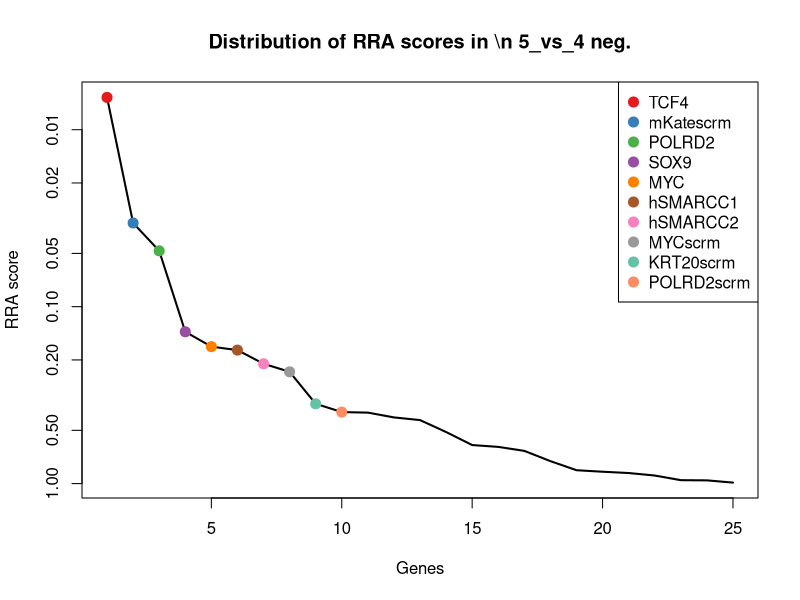
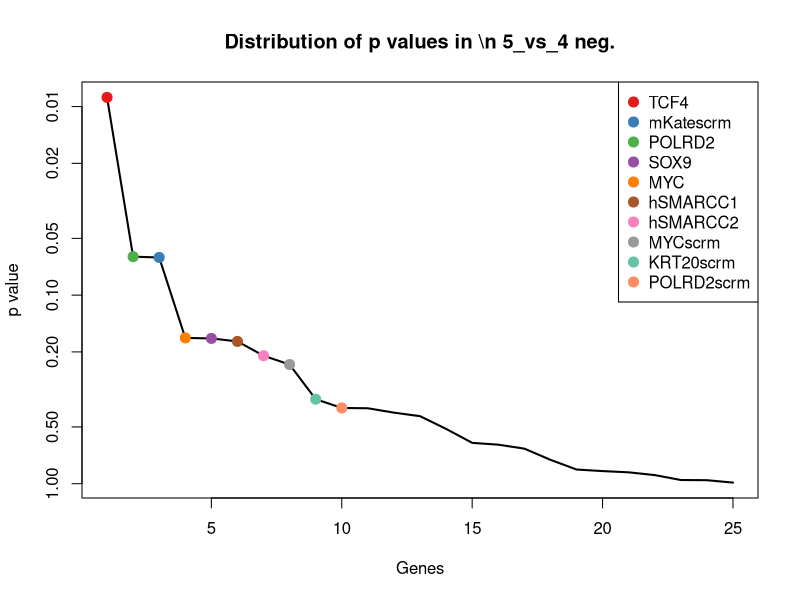
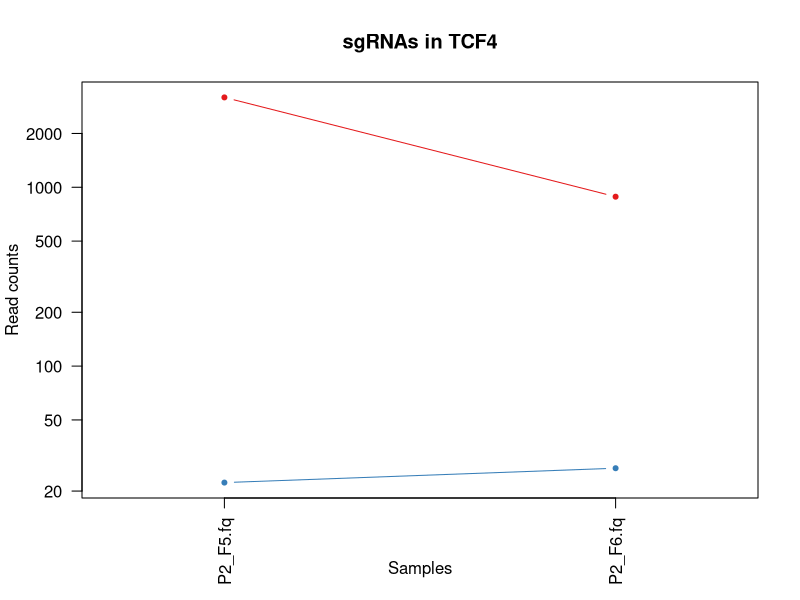
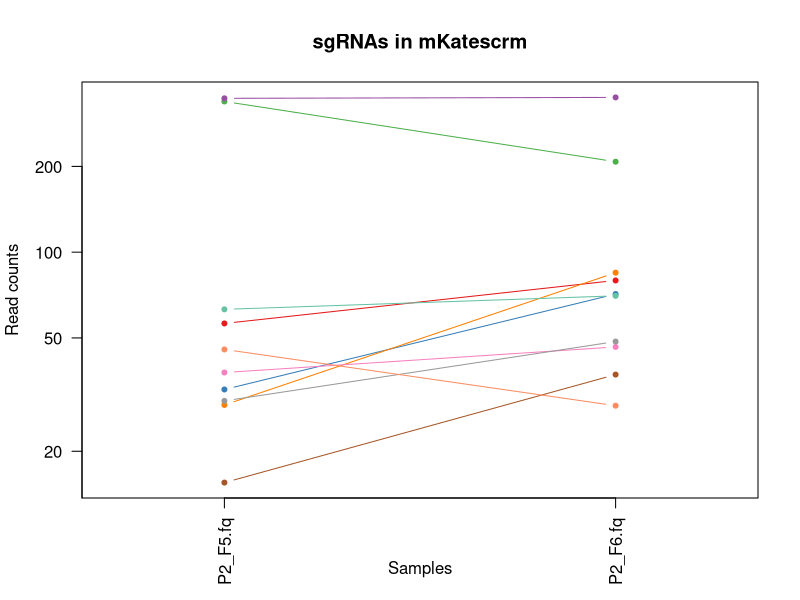
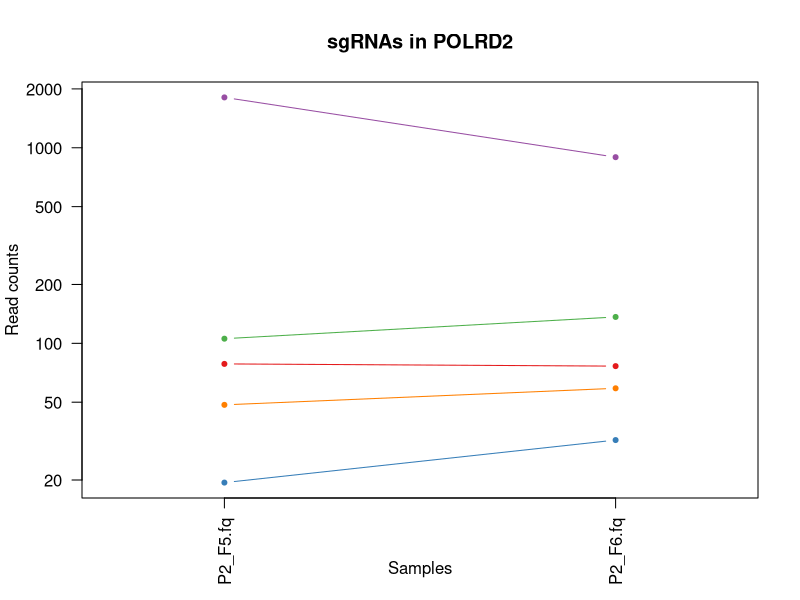
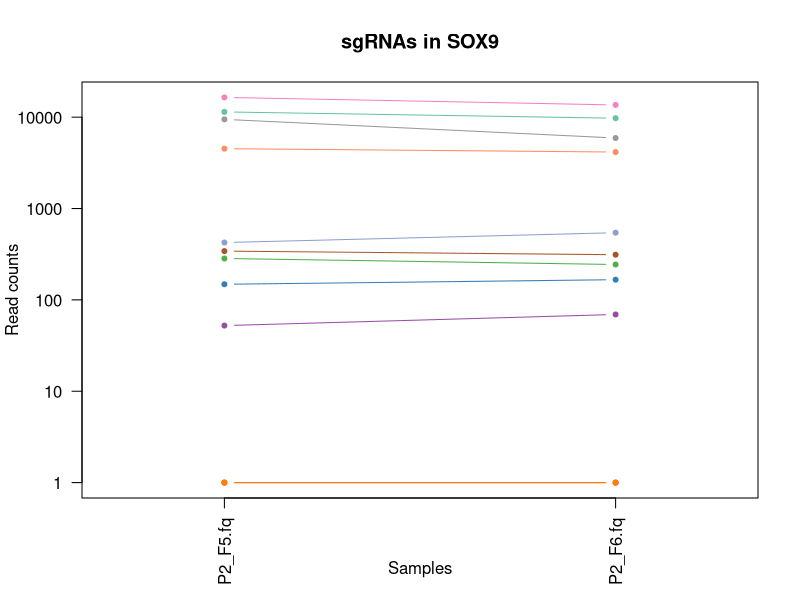
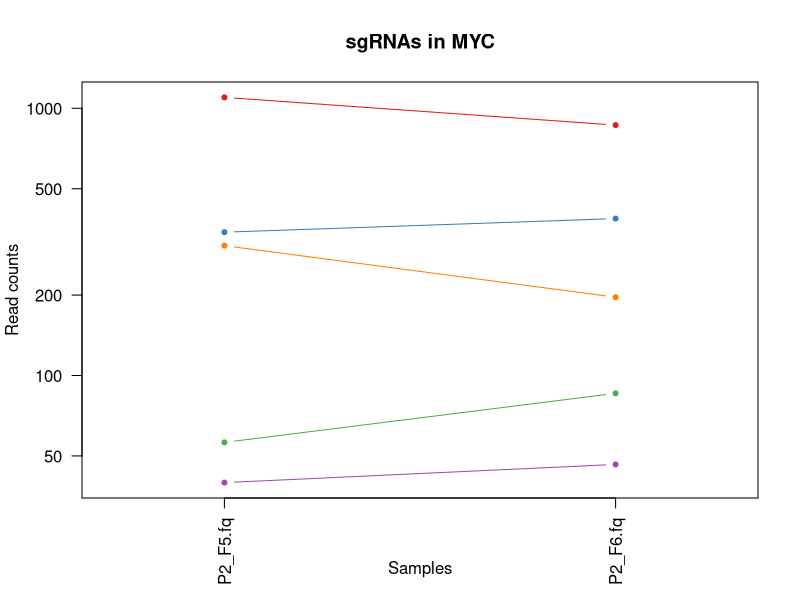
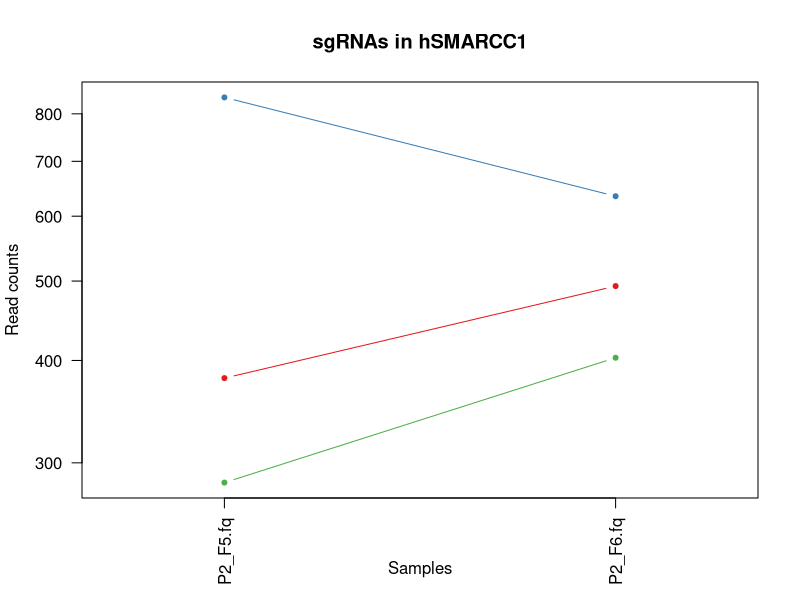

Write the R code that produced these figures, in order. (Note: this script raises an error after producing the figures.)
pdf(file='P2_45_day7.pdf',width=4.5,height=4.5);
gstable=read.table('P2_45_day7.gene_summary.txt',header=T)
# 
#
# parameters
# Do not modify the variables beginning with "__"

# gstablename='__GENE_SUMMARY_FILE__'
startindex=3
# outputfile='__OUTPUT_FILE__'
targetgenelist=c("TCF4","mKatescrm","POLRD2","SOX9","MYC","hSMARCC1","hSMARCC2","MYCscrm","KRT20scrm","POLRD2scrm")
# samplelabel=sub('.\\w+.\\w+$','',colnames(gstable)[startindex]);
samplelabel='5_vs_4 neg.'


# You need to write some codes in front of this code:
# gstable=read.table(gstablename,header=T)
# pdf(file=outputfile,width=6,height=6)


# set up color using RColorBrewer
#library(RColorBrewer)
#colors <- brewer.pal(length(targetgenelist), "Set1")

colors=c( "#E41A1C", "#377EB8", "#4DAF4A", "#984EA3", "#FF7F00",  "#A65628", "#F781BF",
          "#999999", "#66C2A5", "#FC8D62", "#8DA0CB", "#E78AC3", "#A6D854", "#FFD92F", "#E5C494", "#B3B3B3", 
          "#8DD3C7", "#FFFFB3", "#BEBADA", "#FB8072", "#80B1D3", "#FDB462", "#B3DE69", "#FCCDE5",
          "#D9D9D9", "#BC80BD", "#CCEBC5", "#FFED6F")

######
# function definition

plotrankedvalues<-function(val, tglist, ...){
  
  plot(val,log='y',ylim=c(max(val),min(val)),type='l',lwd=2, ...)
  if(length(tglist)>0){
    for(i in 1:length(tglist)){
      targetgene=tglist[i];
      tx=which(names(val)==targetgene);ty=val[targetgene];
      points(tx,ty,col=colors[(i %% length(colors)) ],cex=2,pch=20)
      # text(tx+50,ty,targetgene,col=colors[i])
    }
    legend('topright',tglist,pch=20,pt.cex = 2,cex=1,col=colors)
  }
}



plotrandvalues<-function(val,targetgenelist, ...){
  # choose the one with the best distance distribution
  
  mindiffvalue=0;
  randval=val;
  for(i in 1:20){
    randval0=sample(val)
    vindex=sort(which(names(randval0) %in% targetgenelist))
    if(max(vindex)>0.9*length(val)){
      # print('pass...')
      next;
    }
    mindiffind=min(diff(vindex));
    if (mindiffind > mindiffvalue){
      mindiffvalue=mindiffind;
      randval=randval0;
      # print(paste('Diff: ',mindiffvalue))
    }
  }
  plot(randval,log='y',ylim=c(max(randval),min(randval)),pch=20,col='grey', ...)
  
  if(length(targetgenelist)>0){
    for(i in 1:length(targetgenelist)){
      targetgene=targetgenelist[i];
      tx=which(names(randval)==targetgene);ty=randval[targetgene];
      points(tx,ty,col=colors[(i %% length(colors)) ],cex=2,pch=20)
      text(tx+50,ty,targetgene,col=colors[i])
    }
  }
  
}




# set.seed(1235)



pvec=gstable[,startindex]
names(pvec)=gstable[,'id']
pvec=sort(pvec);

plotrankedvalues(pvec,targetgenelist,xlab='Genes',ylab='RRA score',main=paste('Distribution of RRA scores in \\n',samplelabel))

# plotrandvalues(pvec,targetgenelist,xlab='Genes',ylab='RRA score',main=paste('Distribution of RRA scores in \\n',samplelabel))


pvec=gstable[,startindex+1]
names(pvec)=gstable[,'id']
pvec=sort(pvec);

plotrankedvalues(pvec,targetgenelist,xlab='Genes',ylab='p value',main=paste('Distribution of p values in \\n',samplelabel))

# plotrandvalues(pvec,targetgenelist,xlab='Genes',ylab='p value',main=paste('Distribution of p values in \\n',samplelabel))



# you need to write after this code:
# dev.off()






# parameters
# Do not modify the variables beginning with "__"
targetmat=list(c(3180.533210437566,884.7831199432653),c(21.306860727657263,25.840628503015928))
targetgene="TCF4"
collabel=c("P2_F5.fq","P2_F6.fq")

# set up color using RColorBrewer
#library(RColorBrewer)
#colors <- brewer.pal(length(targetgenelist), "Set1")

colors=c( "#E41A1C", "#377EB8", "#4DAF4A", "#984EA3", "#FF7F00",  "#A65628", "#F781BF",
          "#999999", "#66C2A5", "#FC8D62", "#8DA0CB", "#E78AC3", "#A6D854", "#FFD92F", "#E5C494", "#B3B3B3", 
          "#8DD3C7", "#FFFFB3", "#BEBADA", "#FB8072", "#80B1D3", "#FDB462", "#B3DE69", "#FCCDE5",
          "#D9D9D9", "#BC80BD", "#CCEBC5", "#FFED6F")


## code

targetmatvec=unlist(targetmat)+1
yrange=range(targetmatvec[targetmatvec>0]);
# yrange[1]=1; # set the minimum value to 1
for(i in 1:length(targetmat)){
  vali=targetmat[[i]]+1;
  if(i==1){
    plot(1:length(vali),vali,type='b',las=1,pch=20,main=paste('sgRNAs in',targetgene),ylab='Read counts',xlab='Samples',xlim=c(0.7,length(vali)+0.3),ylim = yrange,col=colors[(i %% length(colors))],xaxt='n',log='y')
    axis(1,at=1:length(vali),labels=(collabel),las=2)
    # lines(0:100,rep(1,101),col='black');
  }else{
    lines(1:length(vali),vali,type='b',pch=20,col=colors[(i %% length(colors))])
  }
}




# parameters
# Do not modify the variables beginning with "__"
targetmat=list(c(55.20413915802109,78.55551064916843),c(31.960291091485896,70.28650952820333),c(337.0357969647604,206.72502802412743),c(345.75223998971103,348.3316722206547),c(28.086316413730028,83.72363634977161),c(14.527405041584498,36.1768799042223),c(36.80275943868073,45.47950616530803),c(29.054810083168995,47.546756445549306),c(61.98359484409386,69.25288438808269),c(44.55070879419246,27.907878783257203))
targetgene="mKatescrm"
collabel=c("P2_F5.fq","P2_F6.fq")

# set up color using RColorBrewer
#library(RColorBrewer)
#colors <- brewer.pal(length(targetgenelist), "Set1")

colors=c( "#E41A1C", "#377EB8", "#4DAF4A", "#984EA3", "#FF7F00",  "#A65628", "#F781BF",
          "#999999", "#66C2A5", "#FC8D62", "#8DA0CB", "#E78AC3", "#A6D854", "#FFD92F", "#E5C494", "#B3B3B3", 
          "#8DD3C7", "#FFFFB3", "#BEBADA", "#FB8072", "#80B1D3", "#FDB462", "#B3DE69", "#FCCDE5",
          "#D9D9D9", "#BC80BD", "#CCEBC5", "#FFED6F")


## code

targetmatvec=unlist(targetmat)+1
yrange=range(targetmatvec[targetmatvec>0]);
# yrange[1]=1; # set the minimum value to 1
for(i in 1:length(targetmat)){
  vali=targetmat[[i]]+1;
  if(i==1){
    plot(1:length(vali),vali,type='b',las=1,pch=20,main=paste('sgRNAs in',targetgene),ylab='Read counts',xlab='Samples',xlim=c(0.7,length(vali)+0.3),ylim = yrange,col=colors[(i %% length(colors))],xaxt='n',log='y')
    axis(1,at=1:length(vali),labels=(collabel),las=2)
    # lines(0:100,rep(1,101),col='black');
  }else{
    lines(1:length(vali),vali,type='b',pch=20,col=colors[(i %% length(colors))])
  }
}




# parameters
# Do not modify the variables beginning with "__"
targetmat=list(c(77.47949355511733,75.45463522880651),c(18.401379719340365,31.008754203619112),c(104.59731629940839,135.40489335580347),c(1808.1776808425504,894.0857462043512),c(47.45618980250936,57.883007846755675))
targetgene="POLRD2"
collabel=c("P2_F5.fq","P2_F6.fq")

# set up color using RColorBrewer
#library(RColorBrewer)
#colors <- brewer.pal(length(targetgenelist), "Set1")

colors=c( "#E41A1C", "#377EB8", "#4DAF4A", "#984EA3", "#FF7F00",  "#A65628", "#F781BF",
          "#999999", "#66C2A5", "#FC8D62", "#8DA0CB", "#E78AC3", "#A6D854", "#FFD92F", "#E5C494", "#B3B3B3", 
          "#8DD3C7", "#FFFFB3", "#BEBADA", "#FB8072", "#80B1D3", "#FDB462", "#B3DE69", "#FCCDE5",
          "#D9D9D9", "#BC80BD", "#CCEBC5", "#FFED6F")


## code

targetmatvec=unlist(targetmat)+1
yrange=range(targetmatvec[targetmatvec>0]);
# yrange[1]=1; # set the minimum value to 1
for(i in 1:length(targetmat)){
  vali=targetmat[[i]]+1;
  if(i==1){
    plot(1:length(vali),vali,type='b',las=1,pch=20,main=paste('sgRNAs in',targetgene),ylab='Read counts',xlab='Samples',xlim=c(0.7,length(vali)+0.3),ylim = yrange,col=colors[(i %% length(colors))],xaxt='n',log='y')
    axis(1,at=1:length(vali),labels=(collabel),las=2)
    # lines(0:100,rep(1,101),col='black');
  }else{
    lines(1:length(vali),vali,type='b',pch=20,col=colors[(i %% length(colors))])
  }
}




# parameters
# Do not modify the variables beginning with "__"
targetmat=list(c(0.0,0.0),c(147.21103775472292,165.38002241930195),c(282.8001514761782,242.90190792834971),c(51.330164480265225,68.21925924796204),c(0.0,0.0),c(340.9097716425162,311.12116717631176),c(16454.707443768042,13601.473218847465),c(9462.183150418703,5911.302176349924),c(11414.66638800766,9738.816070216642),c(4518.991461602218,4152.072187864599),c(423.2317335448284,542.6531985633345))
targetgene="SOX9"
collabel=c("P2_F5.fq","P2_F6.fq")

# set up color using RColorBrewer
#library(RColorBrewer)
#colors <- brewer.pal(length(targetgenelist), "Set1")

colors=c( "#E41A1C", "#377EB8", "#4DAF4A", "#984EA3", "#FF7F00",  "#A65628", "#F781BF",
          "#999999", "#66C2A5", "#FC8D62", "#8DA0CB", "#E78AC3", "#A6D854", "#FFD92F", "#E5C494", "#B3B3B3", 
          "#8DD3C7", "#FFFFB3", "#BEBADA", "#FB8072", "#80B1D3", "#FDB462", "#B3DE69", "#FCCDE5",
          "#D9D9D9", "#BC80BD", "#CCEBC5", "#FFED6F")


## code

targetmatvec=unlist(targetmat)+1
yrange=range(targetmatvec[targetmatvec>0]);
# yrange[1]=1; # set the minimum value to 1
for(i in 1:length(targetmat)){
  vali=targetmat[[i]]+1;
  if(i==1){
    plot(1:length(vali),vali,type='b',las=1,pch=20,main=paste('sgRNAs in',targetgene),ylab='Read counts',xlab='Samples',xlim=c(0.7,length(vali)+0.3),ylim = yrange,col=colors[(i %% length(colors))],xaxt='n',log='y')
    axis(1,at=1:length(vali),labels=(collabel),las=2)
    # lines(0:100,rep(1,101),col='black');
  }else{
    lines(1:length(vali),vali,type='b',pch=20,col=colors[(i %% length(colors))])
  }
}




# parameters
# Do not modify the variables beginning with "__"
targetmat=list(c(1097.303327474349,864.1106171408526),c(342.84675898139415,385.54217726499763),c(55.20413915802109,84.75726148989224),c(38.739746777558665,45.47950616530803),c(305.07550587327444,195.3551514828004))
targetgene="MYC"
collabel=c("P2_F5.fq","P2_F6.fq")

# set up color using RColorBrewer
#library(RColorBrewer)
#colors <- brewer.pal(length(targetgenelist), "Set1")

colors=c( "#E41A1C", "#377EB8", "#4DAF4A", "#984EA3", "#FF7F00",  "#A65628", "#F781BF",
          "#999999", "#66C2A5", "#FC8D62", "#8DA0CB", "#E78AC3", "#A6D854", "#FFD92F", "#E5C494", "#B3B3B3", 
          "#8DD3C7", "#FFFFB3", "#BEBADA", "#FB8072", "#80B1D3", "#FDB462", "#B3DE69", "#FCCDE5",
          "#D9D9D9", "#BC80BD", "#CCEBC5", "#FFED6F")


## code

targetmatvec=unlist(targetmat)+1
yrange=range(targetmatvec[targetmatvec>0]);
# yrange[1]=1; # set the minimum value to 1
for(i in 1:length(targetmat)){
  vali=targetmat[[i]]+1;
  if(i==1){
    plot(1:length(vali),vali,type='b',las=1,pch=20,main=paste('sgRNAs in',targetgene),ylab='Read counts',xlab='Samples',xlim=c(0.7,length(vali)+0.3),ylim = yrange,col=colors[(i %% length(colors))],xaxt='n',log='y')
    axis(1,at=1:length(vali),labels=(collabel),las=2)
    # lines(0:100,rep(1,101),col='black');
  }else{
    lines(1:length(vali),vali,type='b',pch=20,col=colors[(i %% length(colors))])
  }
}




# parameters
# Do not modify the variables beginning with "__"
targetmat=list(c(379.64951842007486,492.00556669742326),c(836.7785303952671,633.6122108939505),c(282.8001514761782,402.08017950692783))
targetgene="hSMARCC1"
collabel=c("P2_F5.fq","P2_F6.fq")

# set up color using RColorBrewer
#library(RColorBrewer)
#colors <- brewer.pal(length(targetgenelist), "Set1")

colors=c( "#E41A1C", "#377EB8", "#4DAF4A", "#984EA3", "#FF7F00",  "#A65628", "#F781BF",
          "#999999", "#66C2A5", "#FC8D62", "#8DA0CB", "#E78AC3", "#A6D854", "#FFD92F", "#E5C494", "#B3B3B3", 
          "#8DD3C7", "#FFFFB3", "#BEBADA", "#FB8072", "#80B1D3", "#FDB462", "#B3DE69", "#FCCDE5",
          "#D9D9D9", "#BC80BD", "#CCEBC5", "#FFED6F")


## code

targetmatvec=unlist(targetmat)+1
yrange=range(targetmatvec[targetmatvec>0]);
# yrange[1]=1; # set the minimum value to 1
for(i in 1:length(targetmat)){
  vali=targetmat[[i]]+1;
  if(i==1){
    plot(1:length(vali),vali,type='b',las=1,pch=20,main=paste('sgRNAs in',targetgene),ylab='Read counts',xlab='Samples',xlim=c(0.7,length(vali)+0.3),ylim = yrange,col=colors[(i %% length(colors))],xaxt='n',log='y')
    axis(1,at=1:length(vali),labels=(collabel),las=2)
    # lines(0:100,rep(1,101),col='black');
  }else{
    lines(1:length(vali),vali,type='b',pch=20,col=colors[(i %% length(colors))])
  }
}




# parameters
# Do not modify the variables beginning with "__"
targetmat=list(c(71.66853153848352,120.93414139411455),c(3375.2004379947984,2653.3157346896755),c(116.21924033267598,120.93414139411455))
targetgene="hSMARCC2"
collabel=c("P2_F5.fq","P2_F6.fq")

# set up color using RColorBrewer
#library(RColorBrewer)
#colors <- brewer.pal(length(targetgenelist), "Set1")

colors=c( "#E41A1C", "#377EB8", "#4DAF4A", "#984EA3", "#FF7F00",  "#A65628", "#F781BF",
          "#999999", "#66C2A5", "#FC8D62", "#8DA0CB", "#E78AC3", "#A6D854", "#FFD92F", "#E5C494", "#B3B3B3", 
          "#8DD3C7", "#FFFFB3", "#BEBADA", "#FB8072", "#80B1D3", "#FDB462", "#B3DE69", "#FCCDE5",
          "#D9D9D9", "#BC80BD", "#CCEBC5", "#FFED6F")


## code

targetmatvec=unlist(targetmat)+1
yrange=range(targetmatvec[targetmatvec>0]);
# yrange[1]=1; # set the minimum value to 1
for(i in 1:length(targetmat)){
  vali=targetmat[[i]]+1;
  if(i==1){
    plot(1:length(vali),vali,type='b',las=1,pch=20,main=paste('sgRNAs in',targetgene),ylab='Read counts',xlab='Samples',xlim=c(0.7,length(vali)+0.3),ylim = yrange,col=colors[(i %% length(colors))],xaxt='n',log='y')
    axis(1,at=1:length(vali),labels=(collabel),las=2)
    # lines(0:100,rep(1,101),col='black');
  }else{
    lines(1:length(vali),vali,type='b',pch=20,col=colors[(i %% length(colors))])
  }
}




# parameters
# Do not modify the variables beginning with "__"
targetmat=list(c(1427.5596687530367,1380.9231872011712))
targetgene="MYCscrm"
collabel=c("P2_F5.fq","P2_F6.fq")

# set up color using RColorBrewer
#library(RColorBrewer)
#colors <- brewer.pal(length(targetgenelist), "Set1")

colors=c( "#E41A1C", "#377EB8", "#4DAF4A", "#984EA3", "#FF7F00",  "#A65628", "#F781BF",
          "#999999", "#66C2A5", "#FC8D62", "#8DA0CB", "#E78AC3", "#A6D854", "#FFD92F", "#E5C494", "#B3B3B3", 
          "#8DD3C7", "#FFFFB3", "#BEBADA", "#FB8072", "#80B1D3", "#FDB462", "#B3DE69", "#FCCDE5",
          "#D9D9D9", "#BC80BD", "#CCEBC5", "#FFED6F")


## code

targetmatvec=unlist(targetmat)+1
yrange=range(targetmatvec[targetmatvec>0]);
# yrange[1]=1; # set the minimum value to 1
for(i in 1:length(targetmat)){
  vali=targetmat[[i]]+1;
  if(i==1){
    plot(1:length(vali),vali,type='b',las=1,pch=20,main=paste('sgRNAs in',targetgene),ylab='Read counts',xlab='Samples',xlim=c(0.7,length(vali)+0.3),ylim = yrange,col=colors[(i %% length(colors))],xaxt='n',log='y')
    axis(1,at=1:length(vali),labels=(collabel),las=2)
    # lines(0:100,rep(1,101),col='black');
  }else{
    lines(1:length(vali),vali,type='b',pch=20,col=colors[(i %% length(colors))])
  }
}




# parameters
# Do not modify the variables beginning with "__"
targetmat=list(c(23.243848066535197,40.31138046470485),c(191.76174654891537,213.96040400497188),c(101.69183529109148,94.05988775097798),c(34.8657720998028,62.017508407238225),c(12.590417702706565,45.47950616530803),c(2883.2056539198034,1935.9798874459534),c(321.5398982537369,330.7600448386039),c(105.56580996884735,150.90927045761302),c(2918.071426019606,2939.629898503092),c(569.4742776301123,747.3109763072206))
targetgene="KRT20scrm"
collabel=c("P2_F5.fq","P2_F6.fq")

# set up color using RColorBrewer
#library(RColorBrewer)
#colors <- brewer.pal(length(targetgenelist), "Set1")

colors=c( "#E41A1C", "#377EB8", "#4DAF4A", "#984EA3", "#FF7F00",  "#A65628", "#F781BF",
          "#999999", "#66C2A5", "#FC8D62", "#8DA0CB", "#E78AC3", "#A6D854", "#FFD92F", "#E5C494", "#B3B3B3", 
          "#8DD3C7", "#FFFFB3", "#BEBADA", "#FB8072", "#80B1D3", "#FDB462", "#B3DE69", "#FCCDE5",
          "#D9D9D9", "#BC80BD", "#CCEBC5", "#FFED6F")


## code

targetmatvec=unlist(targetmat)+1
yrange=range(targetmatvec[targetmatvec>0]);
# yrange[1]=1; # set the minimum value to 1
for(i in 1:length(targetmat)){
  vali=targetmat[[i]]+1;
  if(i==1){
    plot(1:length(vali),vali,type='b',las=1,pch=20,main=paste('sgRNAs in',targetgene),ylab='Read counts',xlab='Samples',xlim=c(0.7,length(vali)+0.3),ylim = yrange,col=colors[(i %% length(colors))],xaxt='n',log='y')
    axis(1,at=1:length(vali),labels=(collabel),las=2)
    # lines(0:100,rep(1,101),col='black');
  }else{
    lines(1:length(vali),vali,type='b',pch=20,col=colors[(i %% length(colors))])
  }
}




# parameters
# Do not modify the variables beginning with "__"
targetmat=list(c(61.015101174654895,115.76601569351135),c(232.43848066535196,183.9852749414734),c(144.305556746406,158.14464643845747),c(165.61241747406328,176.74989896062894),c(348.65772099802797,317.3229180170356))
targetgene="POLRD2scrm"
collabel=c("P2_F5.fq","P2_F6.fq")

# set up color using RColorBrewer
#library(RColorBrewer)
#colors <- brewer.pal(length(targetgenelist), "Set1")

colors=c( "#E41A1C", "#377EB8", "#4DAF4A", "#984EA3", "#FF7F00",  "#A65628", "#F781BF",
          "#999999", "#66C2A5", "#FC8D62", "#8DA0CB", "#E78AC3", "#A6D854", "#FFD92F", "#E5C494", "#B3B3B3", 
          "#8DD3C7", "#FFFFB3", "#BEBADA", "#FB8072", "#80B1D3", "#FDB462", "#B3DE69", "#FCCDE5",
          "#D9D9D9", "#BC80BD", "#CCEBC5", "#FFED6F")


## code

targetmatvec=unlist(targetmat)+1
yrange=range(targetmatvec[targetmatvec>0]);
# yrange[1]=1; # set the minimum value to 1
for(i in 1:length(targetmat)){
  vali=targetmat[[i]]+1;
  if(i==1){
    plot(1:length(vali),vali,type='b',las=1,pch=20,main=paste('sgRNAs in',targetgene),ylab='Read counts',xlab='Samples',xlim=c(0.7,length(vali)+0.3),ylim = yrange,col=colors[(i %% length(colors))],xaxt='n',log='y')
    axis(1,at=1:length(vali),labels=(collabel),las=2)
    # lines(0:100,rep(1,101),col='black');
  }else{
    lines(1:length(vali),vali,type='b',pch=20,col=colors[(i %% length(colors))])
  }
}



# 
#
# parameters
# Do not modify the variables beginning with "__"

# gstablename='__GENE_SUMMARY_FILE__'
startindex=9
# outputfile='__OUTPUT_FILE__'
targetgenelist=c("KRT20","hSATB2","mKate","mKatescrm","KRT20scrm","hSMARCD1","LGR5","hSMARCB1","GFPscrm","GFP")
# samplelabel=sub('.\\w+.\\w+$','',colnames(gstable)[startindex]);
samplelabel='5_vs_4 pos.'


# You need to write some codes in front of this code:
# gstable=read.table(gstablename,header=T)
# pdf(file=outputfile,width=6,height=6)


# set up color using RColorBrewer
#library(RColorBrewer)
#colors <- brewer.pal(length(targetgenelist), "Set1")

colors=c( "#E41A1C", "#377EB8", "#4DAF4A", "#984EA3", "#FF7F00",  "#A65628", "#F781BF",
          "#999999", "#66C2A5", "#FC8D62", "#8DA0CB", "#E78AC3", "#A6D854", "#FFD92F", "#E5C494", "#B3B3B3", 
          "#8DD3C7", "#FFFFB3", "#BEBADA", "#FB8072", "#80B1D3", "#FDB462", "#B3DE69", "#FCCDE5",
          "#D9D9D9", "#BC80BD", "#CCEBC5", "#FFED6F")

######
# function definition

plotrankedvalues<-function(val, tglist, ...){
  
  plot(val,log='y',ylim=c(max(val),min(val)),type='l',lwd=2, ...)
  if(length(tglist)>0){
    for(i in 1:length(tglist)){
      targetgene=tglist[i];
      tx=which(names(val)==targetgene);ty=val[targetgene];
      points(tx,ty,col=colors[(i %% length(colors)) ],cex=2,pch=20)
      # text(tx+50,ty,targetgene,col=colors[i])
    }
    legend('topright',tglist,pch=20,pt.cex = 2,cex=1,col=colors)
  }
}



plotrandvalues<-function(val,targetgenelist, ...){
  # choose the one with the best distance distribution
  
  mindiffvalue=0;
  randval=val;
  for(i in 1:20){
    randval0=sample(val)
    vindex=sort(which(names(randval0) %in% targetgenelist))
    if(max(vindex)>0.9*length(val)){
      # print('pass...')
      next;
    }
    mindiffind=min(diff(vindex));
    if (mindiffind > mindiffvalue){
      mindiffvalue=mindiffind;
      randval=randval0;
      # print(paste('Diff: ',mindiffvalue))
    }
  }
  plot(randval,log='y',ylim=c(max(randval),min(randval)),pch=20,col='grey', ...)
  
  if(length(targetgenelist)>0){
    for(i in 1:length(targetgenelist)){
      targetgene=targetgenelist[i];
      tx=which(names(randval)==targetgene);ty=randval[targetgene];
      points(tx,ty,col=colors[(i %% length(colors)) ],cex=2,pch=20)
      text(tx+50,ty,targetgene,col=colors[i])
    }
  }
  
}




# set.seed(1235)



pvec=gstable[,startindex]
names(pvec)=gstable[,'id']
pvec=sort(pvec);

plotrankedvalues(pvec,targetgenelist,xlab='Genes',ylab='RRA score',main=paste('Distribution of RRA scores in \\n',samplelabel))

# plotrandvalues(pvec,targetgenelist,xlab='Genes',ylab='RRA score',main=paste('Distribution of RRA scores in \\n',samplelabel))


pvec=gstable[,startindex+1]
names(pvec)=gstable[,'id']
pvec=sort(pvec);

plotrankedvalues(pvec,targetgenelist,xlab='Genes',ylab='p value',main=paste('Distribution of p values in \\n',samplelabel))

# plotrandvalues(pvec,targetgenelist,xlab='Genes',ylab='p value',main=paste('Distribution of p values in \\n',samplelabel))



# you need to write after this code:
# dev.off()






# parameters
# Do not modify the variables beginning with "__"
targetmat=list(c(34.8657720998028,102.32888887194308),c(0.0,0.0),c(38.739746777558665,72.3537598084446),c(7.747949355511732,17.57162738205083),c(24.212341735974164,48.58038158566995),c(749.6141001457601,1005.7172613373799),c(3364.54700763097,4408.411222614517),c(7388.6382041498755,7501.017641855464),c(4175.176208951385,5048.225184349191),c(188.85626554059849,378.3068012841532),c(479.40436637228845,523.0143209010424))
targetgene="KRT20"
collabel=c("P2_F5.fq","P2_F6.fq")

# set up color using RColorBrewer
#library(RColorBrewer)
#colors <- brewer.pal(length(targetgenelist), "Set1")

colors=c( "#E41A1C", "#377EB8", "#4DAF4A", "#984EA3", "#FF7F00",  "#A65628", "#F781BF",
          "#999999", "#66C2A5", "#FC8D62", "#8DA0CB", "#E78AC3", "#A6D854", "#FFD92F", "#E5C494", "#B3B3B3", 
          "#8DD3C7", "#FFFFB3", "#BEBADA", "#FB8072", "#80B1D3", "#FDB462", "#B3DE69", "#FCCDE5",
          "#D9D9D9", "#BC80BD", "#CCEBC5", "#FFED6F")


## code

targetmatvec=unlist(targetmat)+1
yrange=range(targetmatvec[targetmatvec>0]);
# yrange[1]=1; # set the minimum value to 1
for(i in 1:length(targetmat)){
  vali=targetmat[[i]]+1;
  if(i==1){
    plot(1:length(vali),vali,type='b',las=1,pch=20,main=paste('sgRNAs in',targetgene),ylab='Read counts',xlab='Samples',xlim=c(0.7,length(vali)+0.3),ylim = yrange,col=colors[(i %% length(colors))],xaxt='n',log='y')
    axis(1,at=1:length(vali),labels=(collabel),las=2)
    # lines(0:100,rep(1,101),col='black');
  }else{
    lines(1:length(vali),vali,type='b',pch=20,col=colors[(i %% length(colors))])
  }
}




# parameters
# Do not modify the variables beginning with "__"
targetmat=list(c(48.42468347194833,112.66514027314945),c(68.76305053016662,98.19438831146053),c(25.18083540541313,54.782132426393765))
targetgene="hSATB2"
collabel=c("P2_F5.fq","P2_F6.fq")

# set up color using RColorBrewer
#library(RColorBrewer)
#colors <- brewer.pal(length(targetgenelist), "Set1")

colors=c( "#E41A1C", "#377EB8", "#4DAF4A", "#984EA3", "#FF7F00",  "#A65628", "#F781BF",
          "#999999", "#66C2A5", "#FC8D62", "#8DA0CB", "#E78AC3", "#A6D854", "#FFD92F", "#E5C494", "#B3B3B3", 
          "#8DD3C7", "#FFFFB3", "#BEBADA", "#FB8072", "#80B1D3", "#FDB462", "#B3DE69", "#FCCDE5",
          "#D9D9D9", "#BC80BD", "#CCEBC5", "#FFED6F")


## code

targetmatvec=unlist(targetmat)+1
yrange=range(targetmatvec[targetmatvec>0]);
# yrange[1]=1; # set the minimum value to 1
for(i in 1:length(targetmat)){
  vali=targetmat[[i]]+1;
  if(i==1){
    plot(1:length(vali),vali,type='b',las=1,pch=20,main=paste('sgRNAs in',targetgene),ylab='Read counts',xlab='Samples',xlim=c(0.7,length(vali)+0.3),ylim = yrange,col=colors[(i %% length(colors))],xaxt='n',log='y')
    axis(1,at=1:length(vali),labels=(collabel),las=2)
    # lines(0:100,rep(1,101),col='black');
  }else{
    lines(1:length(vali),vali,type='b',pch=20,col=colors[(i %% length(colors))])
  }
}




# parameters
# Do not modify the variables beginning with "__"
targetmat=list(c(63.92058218297179,107.49701457254626),c(38.739746777558665,57.883007846755675),c(63.92058218297179,93.02626261085734),c(733.1497077652976,715.2685969634808),c(0.0,0.0),c(0.0,0.0),c(40.67673411643659,32.04237934373975),c(17.4328860499014,27.907878783257203),c(122.99869601874875,115.76601569351135),c(7.747949355511732,41.34500560482549),c(65.85756952184973,65.11838382760014),c(69.7315441996056,127.13589223483837))
targetgene="mKate"
collabel=c("P2_F5.fq","P2_F6.fq")

# set up color using RColorBrewer
#library(RColorBrewer)
#colors <- brewer.pal(length(targetgenelist), "Set1")

colors=c( "#E41A1C", "#377EB8", "#4DAF4A", "#984EA3", "#FF7F00",  "#A65628", "#F781BF",
          "#999999", "#66C2A5", "#FC8D62", "#8DA0CB", "#E78AC3", "#A6D854", "#FFD92F", "#E5C494", "#B3B3B3", 
          "#8DD3C7", "#FFFFB3", "#BEBADA", "#FB8072", "#80B1D3", "#FDB462", "#B3DE69", "#FCCDE5",
          "#D9D9D9", "#BC80BD", "#CCEBC5", "#FFED6F")


## code

targetmatvec=unlist(targetmat)+1
yrange=range(targetmatvec[targetmatvec>0]);
# yrange[1]=1; # set the minimum value to 1
for(i in 1:length(targetmat)){
  vali=targetmat[[i]]+1;
  if(i==1){
    plot(1:length(vali),vali,type='b',las=1,pch=20,main=paste('sgRNAs in',targetgene),ylab='Read counts',xlab='Samples',xlim=c(0.7,length(vali)+0.3),ylim = yrange,col=colors[(i %% length(colors))],xaxt='n',log='y')
    axis(1,at=1:length(vali),labels=(collabel),las=2)
    # lines(0:100,rep(1,101),col='black');
  }else{
    lines(1:length(vali),vali,type='b',pch=20,col=colors[(i %% length(colors))])
  }
}




# parameters
# Do not modify the variables beginning with "__"
targetmat=list(c(55.20413915802109,78.55551064916843),c(31.960291091485896,70.28650952820333),c(337.0357969647604,206.72502802412743),c(345.75223998971103,348.3316722206547),c(28.086316413730028,83.72363634977161),c(14.527405041584498,36.1768799042223),c(36.80275943868073,45.47950616530803),c(29.054810083168995,47.546756445549306),c(61.98359484409386,69.25288438808269),c(44.55070879419246,27.907878783257203))
targetgene="mKatescrm"
collabel=c("P2_F5.fq","P2_F6.fq")

# set up color using RColorBrewer
#library(RColorBrewer)
#colors <- brewer.pal(length(targetgenelist), "Set1")

colors=c( "#E41A1C", "#377EB8", "#4DAF4A", "#984EA3", "#FF7F00",  "#A65628", "#F781BF",
          "#999999", "#66C2A5", "#FC8D62", "#8DA0CB", "#E78AC3", "#A6D854", "#FFD92F", "#E5C494", "#B3B3B3", 
          "#8DD3C7", "#FFFFB3", "#BEBADA", "#FB8072", "#80B1D3", "#FDB462", "#B3DE69", "#FCCDE5",
          "#D9D9D9", "#BC80BD", "#CCEBC5", "#FFED6F")


## code

targetmatvec=unlist(targetmat)+1
yrange=range(targetmatvec[targetmatvec>0]);
# yrange[1]=1; # set the minimum value to 1
for(i in 1:length(targetmat)){
  vali=targetmat[[i]]+1;
  if(i==1){
    plot(1:length(vali),vali,type='b',las=1,pch=20,main=paste('sgRNAs in',targetgene),ylab='Read counts',xlab='Samples',xlim=c(0.7,length(vali)+0.3),ylim = yrange,col=colors[(i %% length(colors))],xaxt='n',log='y')
    axis(1,at=1:length(vali),labels=(collabel),las=2)
    # lines(0:100,rep(1,101),col='black');
  }else{
    lines(1:length(vali),vali,type='b',pch=20,col=colors[(i %% length(colors))])
  }
}




# parameters
# Do not modify the variables beginning with "__"
targetmat=list(c(23.243848066535197,40.31138046470485),c(191.76174654891537,213.96040400497188),c(101.69183529109148,94.05988775097798),c(34.8657720998028,62.017508407238225),c(12.590417702706565,45.47950616530803),c(2883.2056539198034,1935.9798874459534),c(321.5398982537369,330.7600448386039),c(105.56580996884735,150.90927045761302),c(2918.071426019606,2939.629898503092),c(569.4742776301123,747.3109763072206))
targetgene="KRT20scrm"
collabel=c("P2_F5.fq","P2_F6.fq")

# set up color using RColorBrewer
#library(RColorBrewer)
#colors <- brewer.pal(length(targetgenelist), "Set1")

colors=c( "#E41A1C", "#377EB8", "#4DAF4A", "#984EA3", "#FF7F00",  "#A65628", "#F781BF",
          "#999999", "#66C2A5", "#FC8D62", "#8DA0CB", "#E78AC3", "#A6D854", "#FFD92F", "#E5C494", "#B3B3B3", 
          "#8DD3C7", "#FFFFB3", "#BEBADA", "#FB8072", "#80B1D3", "#FDB462", "#B3DE69", "#FCCDE5",
          "#D9D9D9", "#BC80BD", "#CCEBC5", "#FFED6F")


## code

targetmatvec=unlist(targetmat)+1
yrange=range(targetmatvec[targetmatvec>0]);
# yrange[1]=1; # set the minimum value to 1
for(i in 1:length(targetmat)){
  vali=targetmat[[i]]+1;
  if(i==1){
    plot(1:length(vali),vali,type='b',las=1,pch=20,main=paste('sgRNAs in',targetgene),ylab='Read counts',xlab='Samples',xlim=c(0.7,length(vali)+0.3),ylim = yrange,col=colors[(i %% length(colors))],xaxt='n',log='y')
    axis(1,at=1:length(vali),labels=(collabel),las=2)
    # lines(0:100,rep(1,101),col='black');
  }else{
    lines(1:length(vali),vali,type='b',pch=20,col=colors[(i %% length(colors))])
  }
}




# parameters
# Do not modify the variables beginning with "__"
targetmat=list(c(1034.3512389608163,1240.3501681447644),c(70.70003786904455,103.36251401206371),c(109.43978464660321,127.13589223483837),c(83.29045557175112,178.8171492408702))
targetgene="hSMARCD1"
collabel=c("P2_F5.fq","P2_F6.fq")

# set up color using RColorBrewer
#library(RColorBrewer)
#colors <- brewer.pal(length(targetgenelist), "Set1")

colors=c( "#E41A1C", "#377EB8", "#4DAF4A", "#984EA3", "#FF7F00",  "#A65628", "#F781BF",
          "#999999", "#66C2A5", "#FC8D62", "#8DA0CB", "#E78AC3", "#A6D854", "#FFD92F", "#E5C494", "#B3B3B3", 
          "#8DD3C7", "#FFFFB3", "#BEBADA", "#FB8072", "#80B1D3", "#FDB462", "#B3DE69", "#FCCDE5",
          "#D9D9D9", "#BC80BD", "#CCEBC5", "#FFED6F")


## code

targetmatvec=unlist(targetmat)+1
yrange=range(targetmatvec[targetmatvec>0]);
# yrange[1]=1; # set the minimum value to 1
for(i in 1:length(targetmat)){
  vali=targetmat[[i]]+1;
  if(i==1){
    plot(1:length(vali),vali,type='b',las=1,pch=20,main=paste('sgRNAs in',targetgene),ylab='Read counts',xlab='Samples',xlim=c(0.7,length(vali)+0.3),ylim = yrange,col=colors[(i %% length(colors))],xaxt='n',log='y')
    axis(1,at=1:length(vali),labels=(collabel),las=2)
    # lines(0:100,rep(1,101),col='black');
  }else{
    lines(1:length(vali),vali,type='b',pch=20,col=colors[(i %% length(colors))])
  }
}




# parameters
# Do not modify the variables beginning with "__"
targetmat=list(c(2511.30408485524,3151.5230522278225),c(35.83426576924176,45.47950616530803),c(102.66032896053045,134.37126821568282),c(335.09880962588244,375.20592586379126),c(294.42207550944585,352.46617278113723),c(45.51920246363143,130.23676765520028),c(90.06991125782389,162.27914699894004),c(38.739746777558665,66.15200896772077),c(3780.9992854897255,4188.249067768822),c(703.1264040126897,898.2202467648336))
targetgene="LGR5"
collabel=c("P2_F5.fq","P2_F6.fq")

# set up color using RColorBrewer
#library(RColorBrewer)
#colors <- brewer.pal(length(targetgenelist), "Set1")

colors=c( "#E41A1C", "#377EB8", "#4DAF4A", "#984EA3", "#FF7F00",  "#A65628", "#F781BF",
          "#999999", "#66C2A5", "#FC8D62", "#8DA0CB", "#E78AC3", "#A6D854", "#FFD92F", "#E5C494", "#B3B3B3", 
          "#8DD3C7", "#FFFFB3", "#BEBADA", "#FB8072", "#80B1D3", "#FDB462", "#B3DE69", "#FCCDE5",
          "#D9D9D9", "#BC80BD", "#CCEBC5", "#FFED6F")


## code

targetmatvec=unlist(targetmat)+1
yrange=range(targetmatvec[targetmatvec>0]);
# yrange[1]=1; # set the minimum value to 1
for(i in 1:length(targetmat)){
  vali=targetmat[[i]]+1;
  if(i==1){
    plot(1:length(vali),vali,type='b',las=1,pch=20,main=paste('sgRNAs in',targetgene),ylab='Read counts',xlab='Samples',xlim=c(0.7,length(vali)+0.3),ylim = yrange,col=colors[(i %% length(colors))],xaxt='n',log='y')
    axis(1,at=1:length(vali),labels=(collabel),las=2)
    # lines(0:100,rep(1,101),col='black');
  }else{
    lines(1:length(vali),vali,type='b',pch=20,col=colors[(i %% length(colors))])
  }
}




# parameters
# Do not modify the variables beginning with "__"
targetmat=list(c(33.897278430363826,60.98388326711759),c(54.23564548858212,77.52188550904778))
targetgene="hSMARCB1"
collabel=c("P2_F5.fq","P2_F6.fq")

# set up color using RColorBrewer
#library(RColorBrewer)
#colors <- brewer.pal(length(targetgenelist), "Set1")

colors=c( "#E41A1C", "#377EB8", "#4DAF4A", "#984EA3", "#FF7F00",  "#A65628", "#F781BF",
          "#999999", "#66C2A5", "#FC8D62", "#8DA0CB", "#E78AC3", "#A6D854", "#FFD92F", "#E5C494", "#B3B3B3", 
          "#8DD3C7", "#FFFFB3", "#BEBADA", "#FB8072", "#80B1D3", "#FDB462", "#B3DE69", "#FCCDE5",
          "#D9D9D9", "#BC80BD", "#CCEBC5", "#FFED6F")


## code

targetmatvec=unlist(targetmat)+1
yrange=range(targetmatvec[targetmatvec>0]);
# yrange[1]=1; # set the minimum value to 1
for(i in 1:length(targetmat)){
  vali=targetmat[[i]]+1;
  if(i==1){
    plot(1:length(vali),vali,type='b',las=1,pch=20,main=paste('sgRNAs in',targetgene),ylab='Read counts',xlab='Samples',xlim=c(0.7,length(vali)+0.3),ylim = yrange,col=colors[(i %% length(colors))],xaxt='n',log='y')
    axis(1,at=1:length(vali),labels=(collabel),las=2)
    # lines(0:100,rep(1,101),col='black');
  }else{
    lines(1:length(vali),vali,type='b',pch=20,col=colors[(i %% length(colors))])
  }
}




# parameters
# Do not modify the variables beginning with "__"
targetmat=list(c(407.7358348338049,367.9705498829468),c(33.897278430363826,34.10962962398102),c(164.6439238046243,158.14464643845747),c(112.34526565492011,84.75726148989224),c(79.41648089399526,116.799640833632),c(16.46439238046243,47.546756445549306),c(71.66853153848352,93.02626261085734),c(30.023303752607962,37.21050504434294),c(31.960291091485896,42.37863074494612),c(96.84936694389665,102.32888887194308))
targetgene="GFPscrm"
collabel=c("P2_F5.fq","P2_F6.fq")

# set up color using RColorBrewer
#library(RColorBrewer)
#colors <- brewer.pal(length(targetgenelist), "Set1")

colors=c( "#E41A1C", "#377EB8", "#4DAF4A", "#984EA3", "#FF7F00",  "#A65628", "#F781BF",
          "#999999", "#66C2A5", "#FC8D62", "#8DA0CB", "#E78AC3", "#A6D854", "#FFD92F", "#E5C494", "#B3B3B3", 
          "#8DD3C7", "#FFFFB3", "#BEBADA", "#FB8072", "#80B1D3", "#FDB462", "#B3DE69", "#FCCDE5",
          "#D9D9D9", "#BC80BD", "#CCEBC5", "#FFED6F")


## code

targetmatvec=unlist(targetmat)+1
yrange=range(targetmatvec[targetmatvec>0]);
# yrange[1]=1; # set the minimum value to 1
for(i in 1:length(targetmat)){
  vali=targetmat[[i]]+1;
  if(i==1){
    plot(1:length(vali),vali,type='b',las=1,pch=20,main=paste('sgRNAs in',targetgene),ylab='Read counts',xlab='Samples',xlim=c(0.7,length(vali)+0.3),ylim = yrange,col=colors[(i %% length(colors))],xaxt='n',log='y')
    axis(1,at=1:length(vali),labels=(collabel),las=2)
    # lines(0:100,rep(1,101),col='black');
  }else{
    lines(1:length(vali),vali,type='b',pch=20,col=colors[(i %% length(colors))])
  }
}




# parameters
# Do not modify the variables beginning with "__"
targetmat=list(c(74.57401254680042,123.00139167435582),c(122.99869601874875,157.11102129833685),c(20.338367058218296,51.681257006031856),c(109.43978464660321,86.82451177013351),c(38.739746777558665,42.37863074494612),c(0.0,0.0),c(75.54250621623939,76.48826036892714),c(0.0,0.0),c(20.338367058218296,32.04237934373975),c(37.771253108119694,59.95025812699695),c(182.07680985452572,224.29665540617825),c(77.47949355511733,142.64026933664792))
targetgene="GFP"
collabel=c("P2_F5.fq","P2_F6.fq")

# set up color using RColorBrewer
#library(RColorBrewer)
#colors <- brewer.pal(length(targetgenelist), "Set1")

colors=c( "#E41A1C", "#377EB8", "#4DAF4A", "#984EA3", "#FF7F00",  "#A65628", "#F781BF",
          "#999999", "#66C2A5", "#FC8D62", "#8DA0CB", "#E78AC3", "#A6D854", "#FFD92F", "#E5C494", "#B3B3B3", 
          "#8DD3C7", "#FFFFB3", "#BEBADA", "#FB8072", "#80B1D3", "#FDB462", "#B3DE69", "#FCCDE5",
          "#D9D9D9", "#BC80BD", "#CCEBC5", "#FFED6F")


## code

targetmatvec=unlist(targetmat)+1
yrange=range(targetmatvec[targetmatvec>0]);
# yrange[1]=1; # set the minimum value to 1
for(i in 1:length(targetmat)){
  vali=targetmat[[i]]+1;
  if(i==1){
    plot(1:length(vali),vali,type='b',las=1,pch=20,main=paste('sgRNAs in',targetgene),ylab='Read counts',xlab='Samples',xlim=c(0.7,length(vali)+0.3),ylim = yrange,col=colors[(i %% length(colors))],xaxt='n',log='y')
    axis(1,at=1:length(vali),labels=(collabel),las=2)
    # lines(0:100,rep(1,101),col='black');
  }else{
    lines(1:length(vali),vali,type='b',pch=20,col=colors[(i %% length(colors))])
  }
}



dev.off()
Sweave("P2_45_day7_summary.Rnw");
library(tools);

texi2dvi("P2_45_day7_summary.tex",pdf=TRUE);
